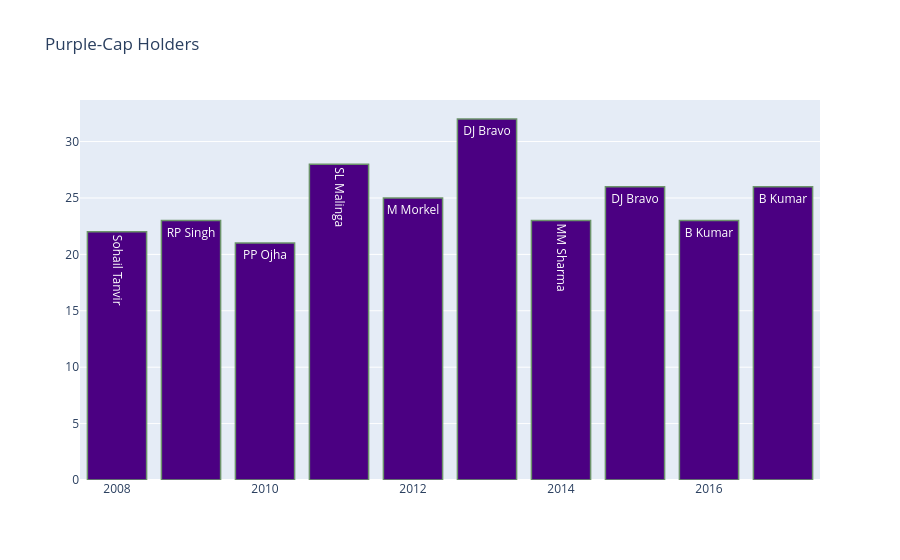

This figure's notebook cell:
### Markdown cell above
### Purple Caps Each Season (Maximum Wickets By Bowler per Season) (INTERACTIVE)

### Code cell
dismissal_kinds = ["bowled", "caught", "lbw", "stumped", "caught and bowled", "hit wicket"]  #since run-out is not creditted to the bowler
purple=delivery[delivery["dismissal_kind"].isin(dismissal_kinds)]
purple=purple.merge(matches,left_on='match_id',right_on='id',how='outer')
purple=purple.groupby(['season','bowler'])['dismissal_kind'].count().reset_index()
purple=purple.sort_values('dismissal_kind',ascending=False)
purple=purple.drop_duplicates('season',keep='first').sort_values(by='season')
purple.rename({'dismissal_kind':'count_wickets'},axis=1,inplace=True)

trace1 = go.Bar(
    x=purple['season'].values,
    y=purple['count_wickets'].values,
    name='Total Matches',
    text=purple['bowler'].values,
    marker=dict(
        color='rgb(75,0,130)',
        line=dict(
            color='rgb(108,148,107)',
            width=1.5,
        )
    ),
    opacity=1
)


layout = go.Layout(
    title='Purple-Cap Holders',
)
data=[trace1]
fig = go.Figure(data=data, layout=layout)
py.iplot(fig, filename='stacked-bar')

### Figure 1 — Plotly figure (JSON) as saved in the notebook; plotly's stock layout.template omitted (floating-point values rounded to 4 significant figures)
{"data": [{"marker": {"color": "rgb(75,0,130)", "line": {"color": "rgb(108,148,107)", "width": 1.5}}, "name": "Total Matches", "opacity": 1, "text": ["Sohail Tanvir", "RP Singh", "PP Ojha", "SL Malinga", "M Morkel", "DJ Bravo", "MM Sharma", "DJ Bravo", "B Kumar", "B Kumar"], "x": [2008, 2009, 2010, 2011, 2012, 2013, 2014, 2015, 2016, 2017], "y": [22, 23, 21, 28, 25, 32, 23, 26, 23, 26], "type": "bar"}], "layout": {"title": {"text": "Purple-Cap Holders"}}}
